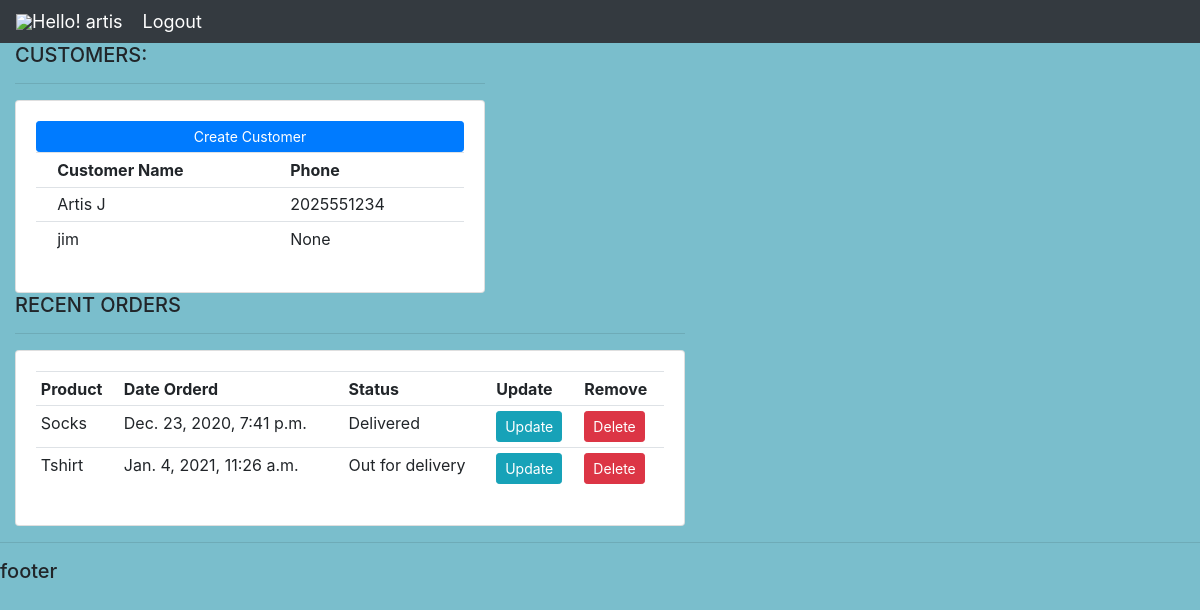
The app's page / (signed in) with its own data.
### Accounts/models.py (models this page shows, shortened)
class Customer(models.Model):
  user = models.OneToOneField(User, null=True, on_delete=models.CASCADE)
  name = models.CharField(max_length=200,null=True)
  phone = models.CharField(max_length=200,null=True)
  email = models.CharField(max_length=200,null=True)
  date_created = models.DateTimeField(auto_now_add=True, null=True)

class Order(models.Model):
  STATUS = (
    ('Pending','Pending'),
    ('Out for delivery','Out for delivery'),
    ('Delivered','Delivered'),
  )
  customer = models.ForeignKey(Customer, null=True, on_delete=models.SET_NULL)
  product = models.ForeignKey(Product, null=True, on_delete=models.SET_NULL)
  date_created = models.DateTimeField(auto_now_add=True, null=True)
  status = models.CharField(max_length=200, null=True,choices=STATUS)
  note = models.CharField(max_length=200, null=True)

class Product(models.Model):
  CATEGORY = (
    ('Indoor', 'Indoor'),
    ('Outdoor', 'Outdoor'),
  )
  name = models.CharField(max_length=20, null=True)
  price = models.FloatField(null=True)
  category = models.CharField(max_length=20, null=True, choices=CATEGORY)
  description = models.CharField(max_length=200, null=True, blank=True)
  date_created = models.DateTimeField(auto_now_add=True, null=True)
  tag = models.ManyToManyField(Tag)
  def __str__(self):
    return self.name

### Accounts/decorators.py (the view)
  def wrapper_func(request, *args, **kwargs):
    group = None
    if request.user.groups.exists():
      group = request.user.groups.all()[0].name
      print(group)
    if group == 'admin':
        return view_func(request, *args, **kwargs)
    elif group == 'customer':
        return redirect('user_page')

### Accounts/views.py (called while the page is built)
@admin_only
def homePage(request):
  orders = Order.objects.all()
  customers = Customer.objects.all()
  total_customers= customers.count()
  total_orders = orders.count()
  delivered = orders.filter(status='Delivered').count()
  pending = orders.filter(status='Pending').count()
  context = {'orders':orders, 'customers': customers,
            'total_orders':total_orders, 'total_customers':total_customers,'delivered':delivered, 'pending':pending}
  return render(request, 'Accounts/dashboard.html', context)

### Accounts/templates/Accounts/dashboard.html
{% extends 'Accounts/base.html' %}
{% block body %}
<br>
<h1>Dashboard</h1>
<div class="row">
	<div class="col-md-5">
		<h5>CUSTOMERS:</h5>
		<hr>
		<div class="card card-body">
			<a class="btn btn-primary  btn-sm btn-block" href="">Create Customer</a>
			<table class="table table-sm">
				<tr>
					<th></th>
					<th>Customer Name</th>
					<th>Phone</th>
				</tr>
				{% for customer in customers %}
				<tr>
					<td></td>
					<td>{{customer.name}}</td>
					<td>{{customer.phone}}</td>
				</tr>
				{% endfor %}
			</table>
		</div>
	</div>
	<div class="col-md-7">
		<h5>RECENT ORDERS</h5>
		<hr>
		<div class="card card-body">
			<table class="table table-sm">
				<tr>
					<th>Product</th>
					<th>Date Orderd</th>
					<th>Status</th>
					<th>Update</th>
					<th>Remove</th>
				</tr>
					{% for order in orders %}
					<tr>
						<td>{{order.product}}</td>
						<td>{{order.date_created}}</td>
						<td>{{order.status}}</td>
						<td><a class="btn btn-sm btn-info"
							href="{% url 'update_order' order.id %}">Update</a></td>
						<td><a class="btn btn-sm btn-danger"
							href="{% url 'delete_order' order.id %}">Delete</a></td>
					</tr>
					{% endfor %}
			</table>
		</div>
	</div>
</div>
{% endblock %}

### Accounts/templates/Accounts/base.html (shortened to what this page needs)
{% load static %}
<!DOCTYPE html>
<html>
<head>
	<link rel="stylesheet" href="https://stackpath.bootstrapcdn.com/bootstrap/4.1.3/css/bootstrap.min.css">
	<link rel="stylesheet" href="https://use.fontawesome.com/releases/v5.6.1/css/all.css">
  <link rel="stylesheet" type="text/css" href="{% static '/css/main.css'%}">
</head>
<body>
  {% include 'Accounts/navbar.html' %}
  <div class="container-fluid>
{% block body %}
  {% endblock %}
  <hr>
  <h5>footer</h5>
  </body>
</html>

### Accounts/templates/Accounts/navbar.html (shortened to what this page needs)
{% load static %}
<nav class="navbar navbar-expand-lg navbar-dark bg-dark">
 <img src="{% static 'images/logo.jpg' %}">
  <span class="hello-msg">Hello! {{request.user}} </span>
  <span ><a  class="hello-msg" href="{% url 'logout' %}">Logout</a></span>
</nav>

### static/css/main.css (style rules this page uses)
body { background-color: #ebeff5; }

### Accounts/templates/Accounts/base.html (style rules this page uses)
body, html { margin: 0; padding: 0; height: 100%; background: #7abecc !important; }

### Accounts/templates/Accounts/navbar.html (style rules this page uses)
.hello-msg { font-size: 18px; color: #fff; margin-right: 20px; }

### records on screen
Customer: name "Artis J", phone "2025551234"
Customer: name "jim", phone "None"
Order: product "Socks", date_created "Dec. 23, 2020, 7:41 p.m.", status "Delivered"
Order: product "Tshirt", date_created "Jan. 4, 2021, 11:26 a.m.", status "Out for delivery"

### other values on screen
{{ request.user }} "artis"
